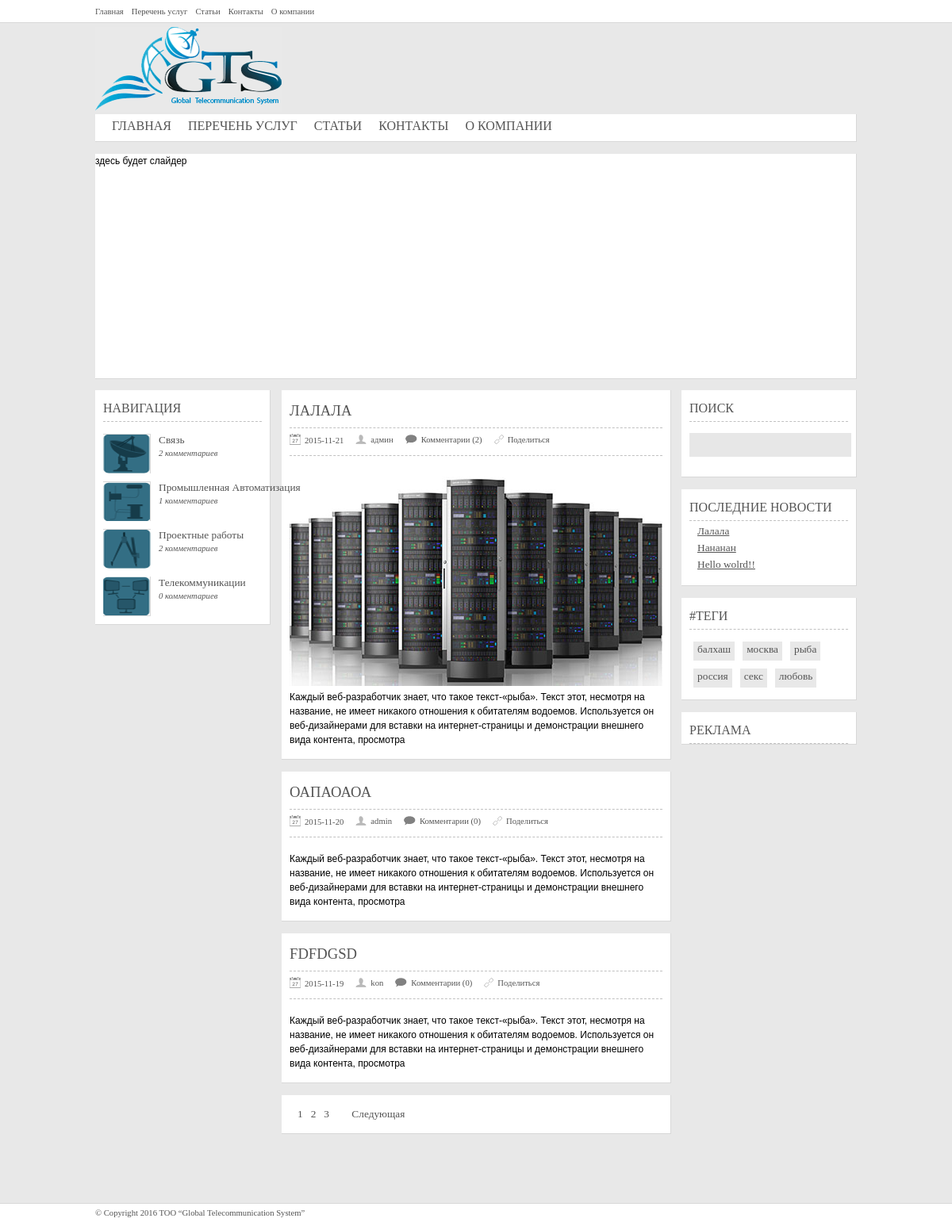
Screenshot of /rubric.php?rubric=1 with the database file from the repository.
### tables this page shows
CREATE TABLE `articles` (
  `id` int(11) NOT NULL AUTO_INCREMENT,
  `title` varchar(255) NOT NULL,
  `meta_k` varchar(45) NOT NULL,
  `meta_d` varchar(45) NOT NULL,
  `description` varchar(255) NOT NULL,
  `text` text NOT NULL,
  `date` date NOT NULL,
  `author` varchar(45) NOT NULL,
  `img` varchar(255) NOT NULL,
  `rubric` varchar(255) DEFAULT NULL,
  PRIMARY KEY (`id`)
);

CREATE TABLE `tags` (
  `id` int(11) NOT NULL AUTO_INCREMENT,
  `tag` varchar(45) NOT NULL,
  PRIMARY KEY (`id`)
);

### rubric.php (the view, shortened to what this page needs)
<?php include'connect.php';
if(isset($_GET['rubric'])){
    $rubric = $_GET['rubric'];
$num = 3;
    $result = mysql_query("SELECT COUNT(*) FROM articles WHERE rubric=$rubric");
    $posts = mysql_result($result, 0);
    $total = intval(($posts - 1) / $num) + 1;
    $page = intval($page);
    if(empty($page) or $page < 0) $page = 1;
    $start = $page * $num - $num;
$res = mysql_query("SELECT * FROM articles WHERE rubric=$rubric ORDER BY date DESC LIMIT $start, $num");
$count = mysql_result(mysql_query("SELECT * FROM articles WHERE rubric=$rubric"), 0);
}
?>
<!DOCTYPE html>
<html>
<head>
	<link href="style.css" rel="stylesheet">
</head>
<body>
<div id="topMenu">
	<div id="menu">
		<?php include 'bloks/menu.php' ?>
	</div>
</div>
<div class="wrapper">
	<header class="header">
		<div id="menu2">
			<?php include 'bloks/menu2.php'; ?>
		</div>
		<div id="slider">
			<strong>здесь будет слайдер</strong>
		</div>
	</header>
	<div class="middle">
		<div class="container">
			<main class="content">
				<?php
                                    if($count > 0){
                                        while($row = mysql_fetch_array($res)){
                                                            echo '<div class="content_main">
						<div id="preview">';
								echo "<h3><a href=\"article.php?id=".$row['id']."\">".$row['title']."</a></h3>";
								echo "<ul id='icons'>
							<li><img src=\"img/cal.png\"><span class='iconsText'>".$row['date']."</span></li>
							<li><img src=\"img/user.png\"><span class='iconsText'>".$row['author']."</span></li>
							<li><img src=\"img/comment.png\"><span class='iconsText'>Комментарии (";
                                                                $articleId = $row['id'];
                                                                $countComment = mysql_result(mysql_query("SELECT COUNT(*) FROM comments WHERE articleId=$articleId"), 0);
                                                                if($countComment > 0){
                                                                    echo $countComment;
                                                                } else {
                                                                    echo 0;
                                                                }
                                                                echo ")</span></li>
							<li><img src=\"img/share.png\"><span class='iconsText'>Поделиться</span></li>
						</ul><br>";
                                                                if($row['img'] != ""){
                                                                echo '<img src="'.$row['img'].'" width="470" height="272">';
                                                                }
                                                                echo $row['description']."<br>";
                                                                echo '</div>
                                                                </div>';
							}
                                                        echo '<div class="content_main">
						<div id="preview">';
if ($page != $total) $nextpage = '<a style="padding-left:25px;text-decoration: none;
	color: #545454;
	font: 10pt Verdana-Regular, Verdana;" href= ./rubric.php?rubric='.$rubric.'&page=' .($page + 1). '>   Следующая</a>';
if($page + 2 <= $total) $page2right = '<a style="padding-left:10px;text-decoration: none;
	color: #545454;
	font: 10pt Verdana-Regular, Verdana;" href= ./rubric.php?rubric='.$rubric.'&page='. ($page + 2) .'>'. ($page + 2) .'</a>';
if($page + 1 <= $total) $page1right = '<a style="padding-left:10px;text-decoration: none;
	color: #545454;
	font: 10pt Verdana-Regular, Verdana;" href= ./rubric.php?rubric='.$rubric.'&page='. ($page + 1) .'>'. ($page + 1) .'</a>';
echo $pervpage.$page2left.$page1left."<b style='padding-left:10px; text-decoration: none;
	color: #545454;
	font: 10pt Verdana-Regular, Verdana;'>".$page."</b>".$page1right.$page2right.$nextpage;
echo '</div>
				</div>';
                                    }
							?>
			</main>
		</div>
		<aside class="left-sidebar">
			<div id="navL">
				<h1 id="h1">Навигация</h1>
				<?php include './bloks/nav.php';?>
			</div>
		</aside>
		<aside class="right-sidebar">
			<?php include './bloks/search.php';
                        include './bloks/lastnews.php';
                        include './bloks/tags.php';
                        include './bloks/ad.php';
                        ?>
		</aside>
	</div>
</div>
<?php include'bloks/footer.php'; ?>
</body>
</html>

### bloks/menu.php
<ul>
    <li><a href="index.php">Главная</a> </li>
    <li><a href="service_list.php">Перечень услуг</a></li>
    <li><a href="articles.php">Статьи</a></li>
    <li><a href="contacts.php">Контакты</a></li>
    <li><a href="about.php">О компании</a></li>
</ul>

### bloks/menu2.php
<ul>
    <li><a href="index.php">Главная</a> </li>
    <li><a href="service_list.php">Перечень услуг</a></li>
    <li><a href="articles.php">Статьи</a></li>
    <li><a href="contacts.php">Контакты</a></li>
    <li><a href="about.php">О компании</a></li>
</ul>

### bloks/nav.php (shortened to what this page needs)
<ul id="items">
        <li><a href="rubric.php?rubric=1" id="item1"><span id="item1text">Связь</span><br> <span id="comm">
            <?php echo mysql_result(mysql_query("SELECT COUNT(*) FROM comments WHERE rubricId=1"), 0); ?>
                    комментариев</span></a></li>
        <li><a href="rubric.php?rubric=2" id="item2"><span id="item1text">Промышленная Автоматизация</span><br> <span id="comm">
            <?php echo mysql_result(mysql_query("SELECT COUNT(*) FROM comments WHERE rubricId=2"), 0); ?>
                    комментариев</span></a> </li>
        <li><a href="rubric.php?rubric=3" id="item3"><span id="item1text">Проектные работы</span><br> <span id="comm">
            <?php echo mysql_result(mysql_query("SELECT COUNT(*) FROM comments WHERE rubricId=3"), 0); ?>
                    комментариев</span></a> </li>
        <li><a href="rubric.php?rubric=4" id="item4"><span id="item1text">Телекоммуникации</span><br> <span id="comm">
            <?php echo mysql_result(mysql_query("SELECT COUNT(*) FROM comments WHERE rubricId=4"), 0); ?>
                    комментариев</span></a> </li>

### bloks/search.php
                     <div id="navR"><h1 id="h1">Поиск</h1>
                         <form id="search" action="search.php" method="POST">
		<input type="text" name="query">
	</form>
                         <br>
</div>

### bloks/lastnews.php (shortened to what this page needs)
<div id="navR">
    <h1 id="h1">Последние новости</h1>
    <?php
        function getNews($args){
            while ($rowNew = mysql_fetch_array($args)){
                echo '<a href="article.php?id='.$rowNew['id'].'" id="news">'.$rowNew['title'].'</a>';
                }
        }
        $news1 = mysql_query("SELECT * FROM articles WHERE rubric=1 ORDER BY date DESC LIMIT 1");
        $news2 = mysql_query("SELECT * FROM articles WHERE rubric=2 ORDER BY date DESC LIMIT 1");
        $news3 = mysql_query("SELECT * FROM articles WHERE rubric=3 ORDER BY date DESC LIMIT 1");
        getNews($news1);
    ?>
    <br>
</div>

### bloks/tags.php
<div id="navR"><h1 id="h1">#Теги</h1>
    <div id="tags">
<?php $tags = mysql_query("SELECT * FROM tags");
 while ($tag = mysql_fetch_array($tags)){
     echo '<a href="tag.php?tag='.$tag['tag'].'" id="tag">'.$tag['tag'].'</a>';
 }
?>
       </div>
</div>

### bloks/ad.php
<div id="navR"><h1 id="h1">Реклама</h1></div>

### bloks/footer.php
<footer class="footer">
    <div id="copy"><p>© Copyright <?php $date = getdate();
            echo $date['year'];?>  TOO “Global Telecommunication System”</p></div>
</footer>

### rows the page displays
articles: title "ЛАЛАЛА", date "2015-11-21", author "админ", countComment "2", img (picture), description "Каждый веб-разработчик знает, что такое текст-«рыба». Текст этот, несмотря на название, не имеет никакого отношения к обитателям водоемов. Используется он веб-дизайнерами для вставки на интернет-страницы и демонстрации внешнего вида контента, просмотра", title "Лалала"
articles: title "ОАПАОАОА", date "2015-11-20", author "admin", description "Каждый веб-разработчик знает, что такое текст-«рыба». Текст этот, несмотря на название, не имеет никакого отношения к обитателям водоемов. Используется он веб-дизайнерами для вставки на интернет-страницы и демонстрации внешнего вида контента, просмотра"
articles: title "FDFDGSD", date "2015-11-19", author "kon", description "Каждый веб-разработчик знает, что такое текст-«рыба». Текст этот, несмотря на название, не имеет никакого отношения к обитателям водоемов. Используется он веб-дизайнерами для вставки на интернет-страницы и демонстрации внешнего вида контента, просмотра"
articles: title "Нананан"
articles: title "Hello wolrd!!"
tags: tag "балхаш"
tags: tag "москва"
tags: tag "рыба"
tags: tag "россия"
tags: tag "секс"
tags: tag "любовь"

### other values shown
$page "1"
$page + 1 "2"
$page + 2 "3"
$date['year'] "2016"
